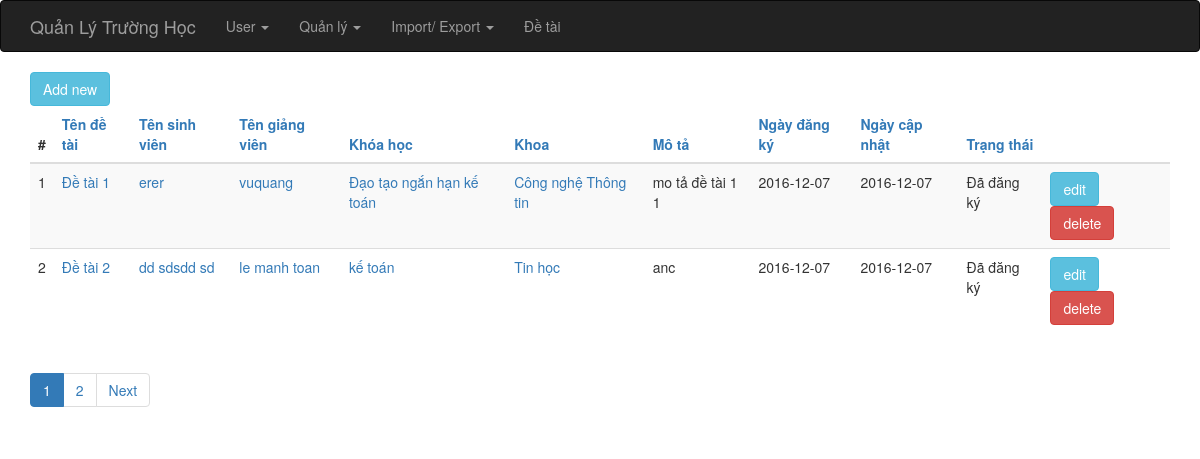
Screenshot of /index.php?op=detai_list with the database file from the repository.
### tables this page shows
CREATE TABLE IF NOT EXISTS `de_tai` (
  `id` int(6) unsigned NOT NULL AUTO_INCREMENT,
  `ten_dt` varchar(255) NOT NULL,
  `mota` text,
  `khoahoc_id` int(6) DEFAULT NULL,
  `khoa_id` int(6) DEFAULT NULL,
  `sinhvien_id` int(6) DEFAULT NULL,
  `giangvien_id` int(6) DEFAULT NULL,
  `created_at` date DEFAULT NULL,
  `updated_at` date DEFAULT NULL,
  `status` int(2) DEFAULT NULL,
  PRIMARY KEY (`id`)
);

CREATE TABLE IF NOT EXISTS `sinh_vien` (
  `id` int(6) unsigned NOT NULL AUTO_INCREMENT,
  `ma_sinh_vien` varchar(255) NOT NULL,
  `ho_ten` varchar(255) NOT NULL,
  `khoa_hoc_id` int(6) DEFAULT NULL,
  `chuong_trinh_id` int(6) DEFAULT NULL,
  `email` varchar(255) DEFAULT NULL,
  PRIMARY KEY (`id`)
);

CREATE TABLE IF NOT EXISTS `giang_vien` (
  `id` int(6) unsigned NOT NULL AUTO_INCREMENT,
  `ma_giang_vien` varchar(255) NOT NULL,
  `ho_ten` varchar(255) NOT NULL,
  `khoa_id` int(6) DEFAULT NULL,
  `bo_mon_id` int(6) DEFAULT NULL,
  `email` varchar(255) DEFAULT NULL,
  PRIMARY KEY (`id`)
);

CREATE TABLE IF NOT EXISTS `khoa_hoc` (
  `id` int(6) unsigned NOT NULL AUTO_INCREMENT,
  `ma_khoa_hoc` varchar(255) NOT NULL,
  `ten_khoa_hoc` varchar(255) NOT NULL,
  `khoa_id` int(6) DEFAULT NULL,
  `ghi_chu` varchar(255) DEFAULT NULL,
  `time_start` date DEFAULT NULL,
  `time_end` date DEFAULT NULL,
  PRIMARY KEY (`id`)
);

CREATE TABLE IF NOT EXISTS `khoa` (
  `id` int(6) unsigned NOT NULL AUTO_INCREMENT,
  `ten_khoa` varchar(255) NOT NULL,
  PRIMARY KEY (`id`)
);

### index.php (called while the page is built, shortened)
<?php
require_once 'controller/IndexController.php';
$controller = new IndexController();
$controller->handleRequest();
?>

### model/GVGateway.php (called while the page is built, shortened)
<?php
class GVGateway {
    public function selectAll($order, $start, $limit) {
        $dbOrder =  mysql_real_escape_string($order);
        $dbres = mysql_query("SELECT * FROM giang_vien ORDER BY $dbOrder ASC limit {$start},{$limit}");
        $data = array();
        while ( ($obj = mysql_fetch_object($dbres)) != NULL ) {
            $data[] = $obj;
        }
        return $data;
    }
}
?>

### model/GVService.php (called while the page is built, shortened)
<?php
require_once 'model/GVGateway.php';
class GVService {
    private $index = NULL;
    private $GVGateway    = NULL;
    public function __construct() {
        $this->index = new IndexService();
        $this->GVGateway = new GVGateway();
    }
    public function getAll($order, $start, $limit) {
        try {
            $this->index->openDb();
            $res = $this->GVGateway->selectAll($order, $start, $limit);
            $this->index->closeDb();
            return $res;
        } catch (Exception $e) {
            $this->index->closeDb();
            throw $e;
        }
    }
}
?>

### model/DTGateway.php (called while the page is built, shortened)
<?php
class DTGateway {
    public function allRecord() {
        $dbres = mysql_query("SELECT * FROM de_tai");
        return mysql_num_rows($dbres);
    }
    public function selectAll($order, $start, $limit) {
        if ( !isset($order) ) {
            $order = "ten_dt";
        }
        $dbOrder =  mysql_real_escape_string($order);
        $dbres = mysql_query("SELECT * FROM de_tai ORDER BY $dbOrder ASC limit {$start},{$limit}");
        $data = array();
        while ( ($obj = mysql_fetch_object($dbres)) != NULL ) {
            $data[] = $obj;
        }
        return $data;
    }
}
?>

### model/DTService.php (called while the page is built, shortened)
<?php
require_once 'model/DTGateway.php';
class DTService {
    private $index = NULL;
    private $DTGateway    = NULL;
    public function __construct() {
        $this->index = new IndexService();
        $this->DTGateway = new DTGateway();
    }
    public function totalRecord()
    {
        try {
            $this->index->openDb();
            $res = $this->DTGateway->allRecord();
            $this->index->closeDb();
            return $res;
        } catch (Exception $e) {
            $this->index->closeDb();
            throw $e;
        }
    }
    public function getAll($order, $start, $limit) {
        try {
            $this->index->openDb();
            $res = $this->DTGateway->selectAll($order, $start, $limit);
            $this->index->closeDb();
            return $res;
        } catch (Exception $e) {
            $this->index->closeDb();
            throw $e;
        }
    }
}
?>

### model/SVService.php (called while the page is built, shortened)
<?php
require_once 'model/SVGateway.php';
class SVService {
    private $index = NULL;
    private $SVGateway    = NULL;
    public function __construct() {
        $this->index = new IndexService();
        $this->SVGateway = new SVGateway();
    }
    public function getAll($order, $start, $limit) {
        try {
            $this->index->openDb();
            $res = $this->SVGateway->selectAll($order, $start, $limit);
            $this->index->closeDb();
            return $res;
        } catch (Exception $e) {
            $this->index->closeDb();
            throw $e;
        }
    }
}
?>

### model/SVGateway.php (called while the page is built, shortened)
<?php
class SVGateway {
    public function selectAll($order, $start, $limit) {
        $dbOrder =  mysql_real_escape_string($order);
        $dbres = mysql_query("SELECT * FROM sinh_vien ORDER BY $dbOrder ASC limit {$start},{$limit}");
        $data = array();
        while ( ($obj = mysql_fetch_object($dbres)) != NULL ) {
            $data[] = $obj;
        }
        return $data;
    }
}
?>

### model/KhoaHocService.php (called while the page is built, shortened)
<?php
require_once 'model/KhoaHocGateway.php';
class KhoaHocService {
    private $index = NULL;
    private $khoahocGateway    = NULL;
    public function __construct() {
        $this->index = new IndexService();
        $this->khoahocGateway = new KhoaHocGateway();
    }
    public function getAll($order, $start, $limit) {
        try {
            $this->index->openDb();
            $res = $this->khoahocGateway->selectAll($order, $start, $limit);
            $this->index->closeDb();
            return $res;
        } catch (Exception $e) {
            $this->index->closeDb();
            throw $e;
        }
    }
}
?>

### model/KhoaHocGateway.php (called while the page is built, shortened)
<?php
class KhoaHocGateway {
    public function selectAll($order, $start, $limit) {
        $dbOrder =  mysql_real_escape_string($order);
        $dbres = mysql_query("SELECT * FROM khoa_hoc ORDER BY $dbOrder ASC limit {$start},{$limit}");
        $data = array();
        while ( ($obj = mysql_fetch_object($dbres)) != NULL ) {
            $data[] = $obj;
        }
        return $data;
    }
}
?>

### model/KhoaService.php (called while the page is built, shortened)
<?php
require_once 'model/KhoaGateway.php';
class KhoaService {
    private $index = NULL;
    private $khoaGateway    = NULL;
    public function __construct() {
        $this->index = new IndexService();
        $this->khoaGateway = new KhoaGateway();
    }
    public function getAll($order, $start, $limit) {
        try {
            $this->index->openDb();
            $res = $this->khoaGateway->selectAll($order, $start, $limit);
            $this->index->closeDb();
            return $res;
        } catch (Exception $e) {
            $this->index->closeDb();
            throw $e;
        }
    }
}
?>

### model/KhoaGateway.php (called while the page is built, shortened)
<?php
class KhoaGateway {
    public function selectAll($order, $start, $limit) {
        $dbOrder =  mysql_real_escape_string($order);
        $dbres = mysql_query("SELECT * FROM khoa ORDER BY $dbOrder ASC limit {$start},{$limit}");
        $data = array();
        while ( ($obj = mysql_fetch_object($dbres)) != NULL ) {
            $data[] = $obj;
        }
        return $data;
    }
}
?>

### view/detai/list.php (the view, shortened to what this page needs)
<?php require_once(realpath($_SERVER["DOCUMENT_ROOT"]) .'/school/view/include/header.php');?>
<?php
    $Pagination = new Pagination();
?>
<div class="container">
    <div><a href="index.php?op=detai_new" class="btn btn-info">Add new</a></div>
    <?php if ( count($data) > 0 ) { ?>
    <table class="table table-striped">
        <thead>
        <tr>
            <th>#</th>
            <th><a href="?op=detai_list&orderby=ten_dt">Tên đề tài</a></th>
            <th><a href="?op=detai_list&orderby=sinhvien_id">Tên sinh viên</a></th>
            <th><a href="?op=detai_list&orderby=giangvien_id">Tên giảng viên</a></th>
            <th><a href="?op=detai_list&orderby=khoahoc_id">Khóa học</a></th>
            <th><a href="?op=detai_list&orderby=khoa_id">Khoa</a></th>
            <th><a href="?op=detai_list&orderby=mota">Mô tả</a></th>
            <th><a href="?op=detai_list&orderby=created_at">Ngày đăng ký</a></th>
            <th><a href="?op=detai_list&orderby=updated_at">Ngày cập nhật</a></th>
            <th><a href="?op=detai_list&orderby=status">Trạng thái</a></th>
            <th>&nbsp;</th>
        </tr>
        </thead>
        <tbody>
        <?php $i = 0; foreach ($data as $item): $i++;?>
            <tr>
                <td><?php echo $i;?></td>
                <td><a href="index.php?op=detai_show&id=<?php echo $item->id; ?>"><?php echo $item->ten_dt; ?></a></td>
                <td>
                    <a href="index.php?op=sv_show&id=<?php echo $item->sinhvien_id; ?>">
                        <?php  foreach ($SVList as $kh) {
                            if ( $item->sinhvien_id == $kh->id ) {
                                echo $kh->ho_ten;
                            }
                        }; ?>
                    </a>
                </td>
                <td>
                    <a href="index.php?op=gv_show&id=<?php echo $item->giangvien_id; ?>">
                        <?php foreach ($GVList as $kh) {
                            if ( $item->giangvien_id == $kh->id ) {
                                echo $kh->ho_ten;
                            }
                        }; ?>
                    </a>
                </td>
                <td>
                    <a href="index.php?op=khoahoc_show&id=<?php echo $item->khoahoc_id; ?>">
                        <?php foreach ($KHList as $ct) {
                            if ( $item->khoahoc_id == $ct->id ) {
                                echo $ct->ten_khoa_hoc;
                            }
                        }; ?>
                    </a>
                </td>
                <td>
                    <a href="index.php?op=khoa_show&id=<?php echo $item->khoa_id; ?>">
                        <?php foreach ($khoaList as $ct) {
                            if ( $item->khoa_id == $ct->id ) {
                                echo $ct->ten_khoa;
                            }
                        }; ?>
                    </a>
                </td>
                <td><?php echo $item->mota; ?></td>
                <td><?php echo $item->created_at; ?></td>
                <td><?php echo $item->updated_at; ?></td>
                <td><?php switch ($item->status) {
                        case 1: $txt = "Đã đăng ký"; break;
                    } echo $txt; ?></td>
                <td>
                    <a href="index.php?op=detai_edit&id=<?php echo $item->id; ?>" class="btn btn-info">edit</a>
                    <a href="index.php?op=detai_delete&id=<?php echo $item->id; ?>" class="btn btn-danger" onclick="return checkDel()">delete</a>
                </td>
            </tr>
        <?php endforeach; ?>
        </tbody>
    </table>
    <ul class="pagination">
        <?php echo $Pagination->listPages($totalPages); ?>
    </ul>
    <?php } else { ?>
        <h5>Empty list.</h5>
    <?php } ?>
</div>
<?php require_once(realpath($_SERVER["DOCUMENT_ROOT"]) .'/school/view/include/footer.php');?>

### rows the page displays
de_tai: ten_dt "Đề tài 1", mota "mo tả đề tài 1 1", created_at "2016-12-07", updated_at "2016-12-07", status "Đã đăng ký"
sinh_vien: ho_ten "erer"
giang_vien: ho_ten "vuquang"
khoa_hoc: ten_khoa_hoc "Đạo tạo ngắn hạn kế toán"
khoa: ten_khoa "Công nghệ Thông tin"
de_tai: ten_dt "Đề tài 2", mota "anc", created_at "2016-12-07", updated_at "2016-12-07", status "Đã đăng ký"
sinh_vien: ho_ten "dd sdsdd sd"
giang_vien: ho_ten "le manh toan"
khoa_hoc: ten_khoa_hoc "kế toán"
khoa: ten_khoa "Tin học"
